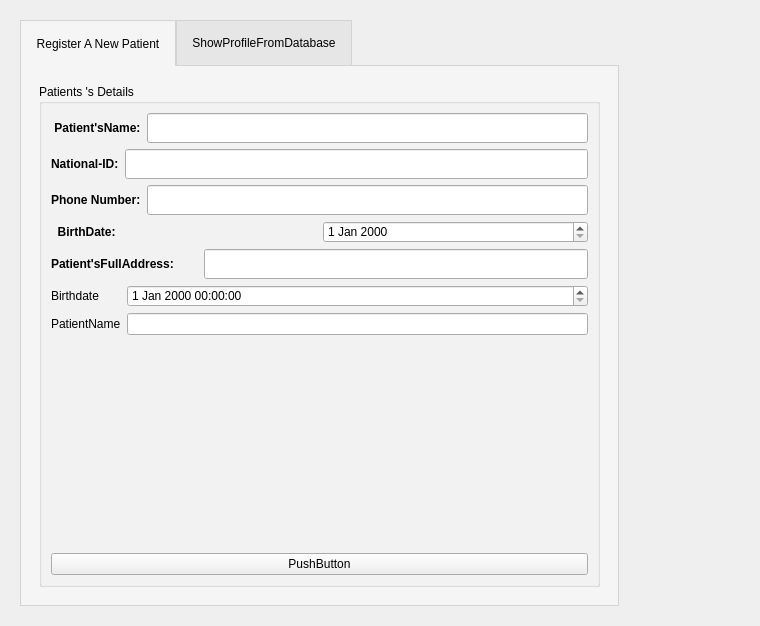
<?xml version="1.0" encoding="UTF-8"?>
<ui version="4.0">
 <class>ShowingData</class>
 <widget class="QWidget" name="ShowingData">
  <property name="geometry">
   <rect>
    <x>0</x>
    <y>0</y>
    <width>760</width>
    <height>623</height>
   </rect>
  </property>
  <property name="windowTitle">
   <string>Form</string>
  </property>
  <layout class="QVBoxLayout" name="verticalLayout">
   <item>
    <widget class="QWidget" name="widget_2" native="true">
     <layout class="QVBoxLayout" name="verticalLayout_5">
      <item>
       <widget class="QTabWidget" name="tabWidget">
        <property name="maximumSize">
         <size>
          <width>599</width>
          <height>627</height>
         </size>
        </property>
        <property name="palette">
         <palette>
          <active>
           <colorrole role="BrightText">
            <brush brushstyle="SolidPattern">
             <color alpha="255">
              <red>85</red>
              <green>0</green>
              <blue>127</blue>
             </color>
            </brush>
           </colorrole>
          </active>
          <inactive>
           <colorrole role="BrightText">
            <brush brushstyle="SolidPattern">
             <color alpha="255">
              <red>85</red>
              <green>0</green>
              <blue>127</blue>
             </color>
            </brush>
           </colorrole>
          </inactive>
          <disabled>
           <colorrole role="BrightText">
            <brush brushstyle="SolidPattern">
             <color alpha="255">
              <red>85</red>
              <green>0</green>
              <blue>127</blue>
             </color>
            </brush>
           </colorrole>
          </disabled>
         </palette>
        </property>
        <property name="focusPolicy">
         <enum>Qt::StrongFocus</enum>
        </property>
        <property name="styleSheet">
         <string notr="true">QTabWidget::pane { border: 1px solid lightgray; top:-1px; background: rgb(245, 245, 245);; } QTabBar::tab { background: rgb(230, 230, 230); border: 1px solid lightgray; padding: 15px; } QTabBar::tab:selected { background: rgb(245, 245, 245); margin-bottom: -1px; }</string>
        </property>
        <property name="currentIndex">
         <number>0</number>
        </property>
        <property name="iconSize">
         <size>
          <width>500</width>
          <height>500</height>
         </size>
        </property>
        <property name="elideMode">
         <enum>Qt::ElideMiddle</enum>
        </property>
        <property name="tabBarAutoHide">
         <bool>true</bool>
        </property>
        <widget class="QWidget" name="tab">
         <property name="enabled">
          <bool>true</bool>
         </property>
         <property name="sizeIncrement">
          <size>
           <width>600</width>
           <height>600</height>
          </size>
         </property>
         <attribute name="title">
          <string>Register A New Patient</string>
         </attribute>
         <layout class="QHBoxLayout" name="horizontalLayout">
          <item>
           <widget class="QWidget" name="widget" native="true">
            <layout class="QVBoxLayout" name="verticalLayout_6">
             <item>
              <widget class="QGroupBox" name="groupBox">
               <property name="minimumSize">
                <size>
                 <width>0</width>
                 <height>500</height>
                </size>
               </property>
               <property name="title">
                <string>Patients 's Details</string>
               </property>
               <layout class="QVBoxLayout" name="verticalLayout_31">
                <item>
                 <layout class="QVBoxLayout" name="verticalLayout_32">
                  <item>
                   <layout class="QHBoxLayout" name="horizontalLayout_33">
                    <item>
                     <widget class="QLabel" name="label_33">
                      <property name="sizePolicy">
                       <sizepolicy hsizetype="Preferred" vsizetype="Preferred">
                        <horstretch>0</horstretch>
                        <verstretch>0</verstretch>
                       </sizepolicy>
                      </property>
                      <property name="font">
                       <font>
                        <weight>75</weight>
                        <bold>true</bold>
                       </font>
                      </property>
                      <property name="text">
                       <string> Patient'sName:</string>
                      </property>
                     </widget>
                    </item>
                    <item>
                     <widget class="QLineEdit" name="lineEdit_Patientname_5">
                      <property name="minimumSize">
                       <size>
                        <width>0</width>
                        <height>30</height>
                       </size>
                      </property>
                     </widget>
                    </item>
                    <item>
                     <layout class="QFormLayout" name="formLayout_2"/>
                    </item>
                   </layout>
                  </item>
                  <item>
                   <layout class="QVBoxLayout" name="verticalLayout_34">
                    <item>
                     <layout class="QHBoxLayout" name="horizontalLayout_37">
                      <item>
                       <widget class="QLabel" name="label_37">
                        <property name="font">
                         <font>
                          <weight>75</weight>
                          <bold>true</bold>
                         </font>
                        </property>
                        <property name="text">
                         <string>National-ID:</string>
                        </property>
                       </widget>
                      </item>
                      <item>
                       <widget class="QLineEdit" name="lineEdit_2_NationalId_5">
                        <property name="minimumSize">
                         <size>
                          <width>0</width>
                          <height>30</height>
                         </size>
                        </property>
                       </widget>
                      </item>
                     </layout>
                    </item>
                   </layout>
                  </item>
                  <item>
                   <layout class="QHBoxLayout" name="horizontalLayout_36">
                    <item>
                     <widget class="QLabel" name="label_36">
                      <property name="sizePolicy">
                       <sizepolicy hsizetype="Preferred" vsizetype="Preferred">
                        <horstretch>0</horstretch>
                        <verstretch>0</verstretch>
                       </sizepolicy>
                      </property>
                      <property name="font">
                       <font>
                        <weight>75</weight>
                        <bold>true</bold>
                       </font>
                      </property>
                      <property name="text">
                       <string>Phone Number:</string>
                      </property>
                     </widget>
                    </item>
                    <item>
                     <widget class="QLineEdit" name="lineEdit_3_PhoeNum_5">
                      <property name="sizePolicy">
                       <sizepolicy hsizetype="Expanding" vsizetype="Fixed">
                        <horstretch>0</horstretch>
                        <verstretch>0</verstretch>
                       </sizepolicy>
                      </property>
                      <property name="minimumSize">
                       <size>
                        <width>0</width>
                        <height>30</height>
                       </size>
                      </property>
                     </widget>
                    </item>
                   </layout>
                  </item>
                  <item>
                   <layout class="QHBoxLayout" name="horizontalLayout_34">
                    <item>
                     <widget class="QLabel" name="label_34">
                      <property name="font">
                       <font>
                        <weight>75</weight>
                        <bold>true</bold>
                       </font>
                      </property>
                      <property name="text">
                       <string>  BirthDate: </string>
                      </property>
                     </widget>
                    </item>
                    <item>
                     <widget class="QDateEdit" name="dateEdit_5"/>
                    </item>
                   </layout>
                  </item>
                  <item>
                   <layout class="QHBoxLayout" name="horizontalLayout_35">
                    <item>
                     <widget class="QLabel" name="label_35">
                      <property name="font">
                       <font>
                        <weight>75</weight>
                        <bold>true</bold>
                       </font>
                      </property>
                      <property name="text">
                       <string>Patient'sFullAddress:       </string>
                      </property>
                     </widget>
                    </item>
                    <item>
                     <widget class="QLineEdit" name="lineEdit_Address">
                      <property name="minimumSize">
                       <size>
                        <width>0</width>
                        <height>30</height>
                       </size>
                      </property>
                      <property name="cursor">
                       <cursorShape>ArrowCursor</cursorShape>
                      </property>
                      <property name="text">
                       <string/>
                      </property>
                     </widget>
                    </item>
                   </layout>
                  </item>
                 </layout>
                </item>
                <item>
                 <layout class="QFormLayout" name="formLayout_3">
                  <item row="0" column="0">
                   <widget class="QLabel" name="birthdateLabel">
                    <property name="text">
                     <string>Birthdate</string>
                    </property>
                   </widget>
                  </item>
                  <item row="0" column="1">
                   <widget class="QDateTimeEdit" name="birthdateDateTimeEdit"/>
                  </item>
                  <item row="1" column="0">
                   <widget class="QLabel" name="patientNameLabel">
                    <property name="text">
                     <string>PatientName</string>
                    </property>
                   </widget>
                  </item>
                  <item row="1" column="1">
                   <widget class="QLineEdit" name="patientNameLineEdit"/>
                  </item>
                 </layout>
                </item>
                <item>
                 <spacer name="verticalSpacer_2">
                  <property name="orientation">
                   <enum>Qt::Vertical</enum>
                  </property>
                  <property name="sizeHint" stdset="0">
                   <size>
                    <width>20</width>
                    <height>40</height>
                   </size>
                  </property>
                 </spacer>
                </item>
                <item>
                 <widget class="QPushButton" name="pushButton">
                  <property name="text">
                   <string>PushButton</string>
                  </property>
                 </widget>
                </item>
               </layout>
              </widget>
             </item>
            </layout>
           </widget>
          </item>
         </layout>
        </widget>
        <widget class="QWidget" name="tab_4">
         <property name="font">
          <font>
           <family>Tahoma</family>
          </font>
         </property>
         <attribute name="title">
          <string>ShowProfileFromDatabase</string>
         </attribute>
         <layout class="QVBoxLayout" name="verticalLayout_4">
          <item>
           <layout class="QVBoxLayout" name="verticalLayout_3">
            <item>
             <widget class="QLabel" name="label">
              <property name="font">
               <font>
                <family>Tahoma</family>
                <pointsize>14</pointsize>
               </font>
              </property>
              <property name="text">
               <string>Searching by ID National Number: </string>
              </property>
             </widget>
            </item>
            <item>
             <widget class="QLineEdit" name="lineEdit_showdataName"/>
            </item>
            <item>
             <widget class="QLabel" name="label_2">
              <property name="font">
               <font>
                <family>Tahoma</family>
                <pointsize>14</pointsize>
               </font>
              </property>
              <property name="text">
               <string>Searching by Number:</string>
              </property>
             </widget>
            </item>
            <item>
             <widget class="QLineEdit" name="lineEdit_2_showdataPhone"/>
            </item>
            <item>
             <layout class="QHBoxLayout" name="horizontalLayout_2">
              <item>
               <spacer name="horizontalSpacer_3">
                <property name="orientation">
                 <enum>Qt::Horizontal</enum>
                </property>
                <property name="sizeHint" stdset="0">
                 <size>
                  <width>40</width>
                  <height>20</height>
                 </size>
                </property>
               </spacer>
              </item>
              <item>
               <widget class="QPushButton" name="pushButton_2">
                <property name="font">
                 <font>
                  <family>Tahoma</family>
                  <pointsize>13</pointsize>
                 </font>
                </property>
                <property name="text">
                 <string>Click to Show</string>
                </property>
               </widget>
              </item>
              <item>
               <spacer name="horizontalSpacer_4">
                <property name="orientation">
                 <enum>Qt::Horizontal</enum>
                </property>
                <property name="sizeHint" stdset="0">
                 <size>
                  <width>40</width>
                  <height>20</height>
                 </size>
                </property>
               </spacer>
              </item>
             </layout>
            </item>
            <item>
             <spacer name="verticalSpacer">
              <property name="orientation">
               <enum>Qt::Vertical</enum>
              </property>
              <property name="sizeHint" stdset="0">
               <size>
                <width>20</width>
                <height>40</height>
               </size>
              </property>
             </spacer>
            </item>
           </layout>
          </item>
         </layout>
        </widget>
       </widget>
      </item>
     </layout>
    </widget>
   </item>
  </layout>
 </widget>
 <resources/>
 <connections/>
</ui>
